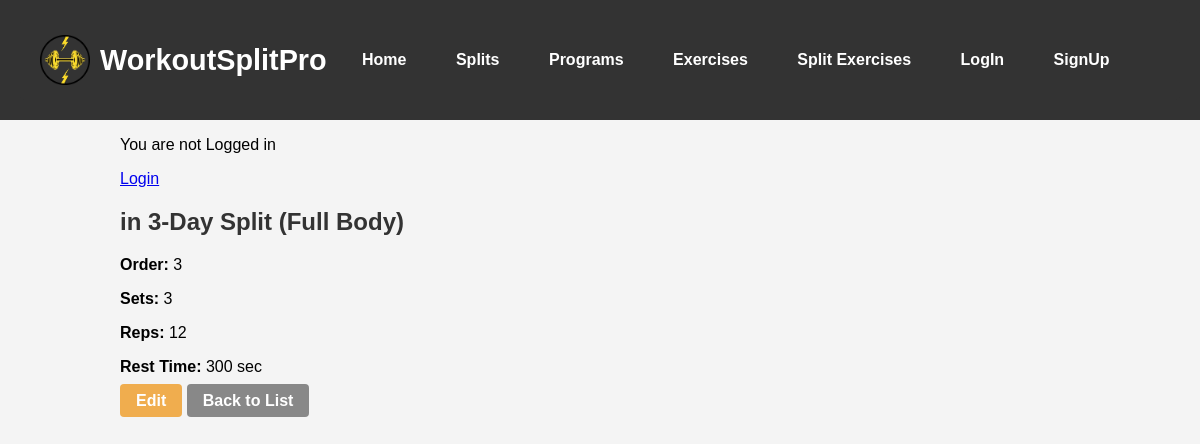
/split-exercises/2/, run on the app's committed database.
### app/models.py (models this page shows, shortened)
class SplitExercise(models.Model):
    split = models.ForeignKey(Split, on_delete=models.CASCADE)
    exercise = models.ForeignKey(Exercise, on_delete=models.CASCADE)
    order = models.IntegerField()
    sets = models.IntegerField()
    reps = models.IntegerField()
    rest_time = models.IntegerField(help_text="Rest time in seconds")

class Split(models.Model):
    program = models.ForeignKey(Program, on_delete=models.CASCADE)
    day = models.IntegerField()
    split_name = models.CharField(max_length=100)

### app/views.py (the view)
# urls.py: path('split-exercises/<int:pk>/', split_exercise_detail, name='split_exercise_detail'),
def split_exercise_detail(request, pk):
    split_exercise = get_object_or_404(SplitExercise, pk=pk)
    return render(request, 'app/split_exercise_detail.html', {'split_exercise': split_exercise})

### app/templates/app/split_exercise_detail.html
{% extends 'app/base.html' %}
{% load static %}
{% block content %}
<h2>{{ split_exercise.exercise.name }} in {{ split_exercise.split.split_name }}</h2>
<p><strong>Order:</strong> {{ split_exercise.order }}</p>
<p><strong>Sets:</strong> {{ split_exercise.sets }}</p>
<p><strong>Reps:</strong> {{ split_exercise.reps }}</p>
<p><strong>Rest Time:</strong> {{ split_exercise.rest_time }} sec</p>
<a href="{% url 'split_exercise_update' split_exercise.id %}" class="btn btn-warning">Edit</a>
<a href="{% url 'split_exercise_list' %}" class="btn btn-secondary">Back to List</a>
{% endblock %}

### static/css/navbar.css (style rules this page uses)
body { margin: 0; padding: 0; padding-top: 80px; }

### static/css/form.css (style rules this page uses)
body { font-family: Arial, sans-serif; background-color: #f4f4f4; margin: 0; padding: 0; }
h2 { color: #333; font-size: 24px; }
.btn { text-decoration: none; padding: 8px 16px; color: white; background-color: #4CAF50; border-radius: 4px; font-weight: bold; text-align: center; }
.btn-secondary { background-color: #888; }
.btn-warning { background-color: #f0ad4e; }

### static/css/login.css (style rules this page uses)
body { font-family: Arial, sans-serif; background-color: #f4f4f4; margin: 0; padding: 0; }
h2 { color: #333; font-size: 24px; }
.btn { text-decoration: none; padding: 8px 16px; color: white; background-color: #4CAF50; border-radius: 4px; font-weight: bold; text-align: center; }
.btn-secondary { background-color: #888; }
.btn-warning { background-color: #f0ad4e; }

### data on the page
SplitExercise: split.split_name "3-Day Split (Full Body)", order "3", sets "3", reps "12", rest_time "300"
